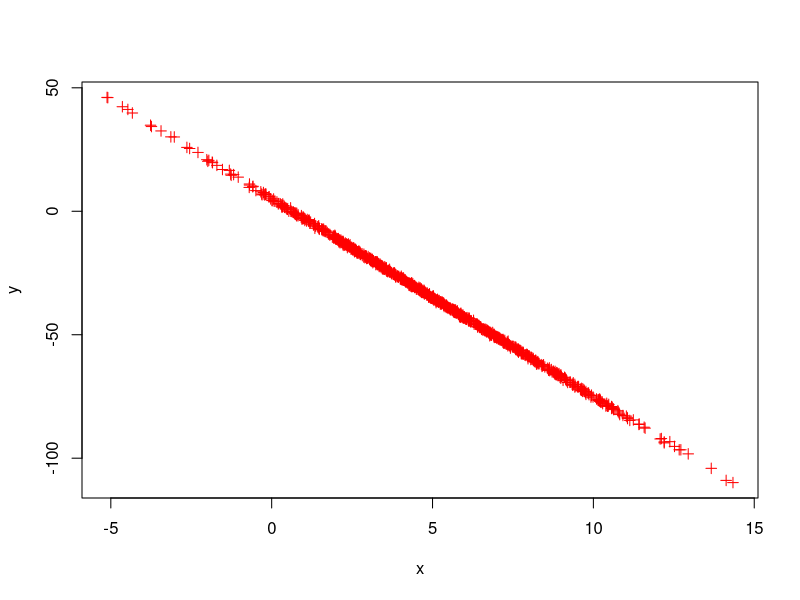

The R script that drew this image: (Note: this script raises an error after producing the figure.)
## ---- chunk 1
n=1000
x=rnorm(n, 5, 3)
sigma2=0.15
sigma=sqrt(sigma2)
eps=rnorm(n, 0,sigma )
beta0=5
beta1=-8
y=beta0 + beta1*x+eps

  #df=data.frame(x,y,eps)
#df
## ---- chunk 2
plot(x, y, col="red", pch=3)
## ---- chunk 3
ss_xy=sum((x-mean(x))*(y-mean(y)))
ss_xx=sum((x-mean(x))^2)
beta1_hat= ss_xy/ss_xx
beta1_hat
bias.beta1=beta1-beta1_hat
bias.beta1
## ---- chunk 4
beta0_hat=mean(y)-beta1_hat*mean(x)
beta0_hat
bias.beta0=beta0-beta0_hat
bias.beta0

## ---- chunk 5
yhat=beta0_hat+beta1_hat*x
residual=y-yhat
SSE=sum(residual^2) ## square sume of errors

sigma2_hat=SSE/(n-2)
sigma2_hat
sigma2

bias.sigma2=sigma2 - sigma2_hat
bias.sigma2

## ---- chunk 6
SST=sum((y-mean(y))^2)
SST
SSR=sum((yhat-mean(y))^2)
SSR
SSE
SSE+SSR
SST


## ---- chunk 7
R_2= 1-(SSE/SST)
R_2
## ---- chunk 8
calculate_biases = function(n, beta0, beta1, sigma_2) {
  beta0=beta0
  beta1=beta1
  sigma_2=sigma_2
  n=n
  x = rnorm(n, mean = 3, sd = 3)
  eps = rnorm(n, mean = 0, sd = sqrt(sigma_2))
  y = beta0 + beta1 * y + eps
  
  ss_xx = sum((x - mean(x))^2)
  ss_xy = sum((x - mean(x)) * (y - mean(y)))
  beta1_hat = ss_xy / ss_xx
  beta0_hat = mean(y) - beta1_hat * mean(x)
  yhat=beta0_hat+beta1_hat*x
  SSE=sum((y-yhat)^2)
  sigma_2_hat=SSE/(n-2)
  bias.beta0=beta0- beta0_hat
  bias.beta1=beta1-beta1_hat
  bias.sigma2=sigma_2-sigma_2_hat
  
 result=(c(bias.beta0,bias.beta1, bias.sigma2))
  return(result)
}



## ---- chunk 9
calculate_biases(1000, 1,1.5,0.75)
## ---- chunk 10
options(scipen = )
N=10000
calculate_biases.out=list()
for (i in 1:N){
  calculate_biases.out[[i]]=calculate_biases(1000, 1,1.5,0.75)
  
}
## ---- chunk 11
out_beta0.out=vector()
for(i in 1:n){
out_beta0.bias[i]=bias.out[[i]][[1]]  
}
mean(out_beta0.bias)
## ---- chunk 12
out_beta0.out=vector()
for(i in 1:n){
out_sigma2.bias[i]=bias.out[[i]][[1]]  
}
mean(out_beta0.bias)
